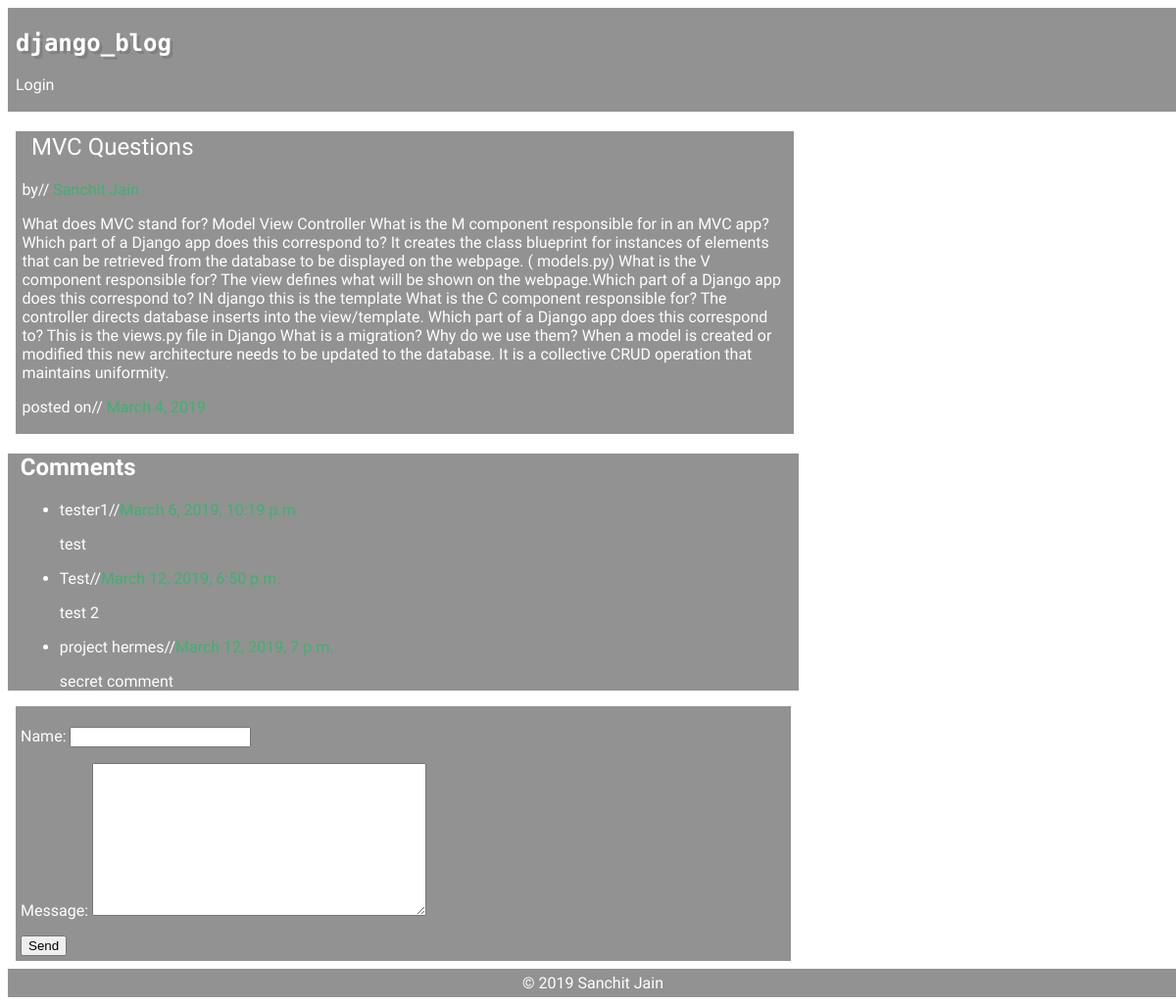
The page /home/2 on the database as committed earlier.
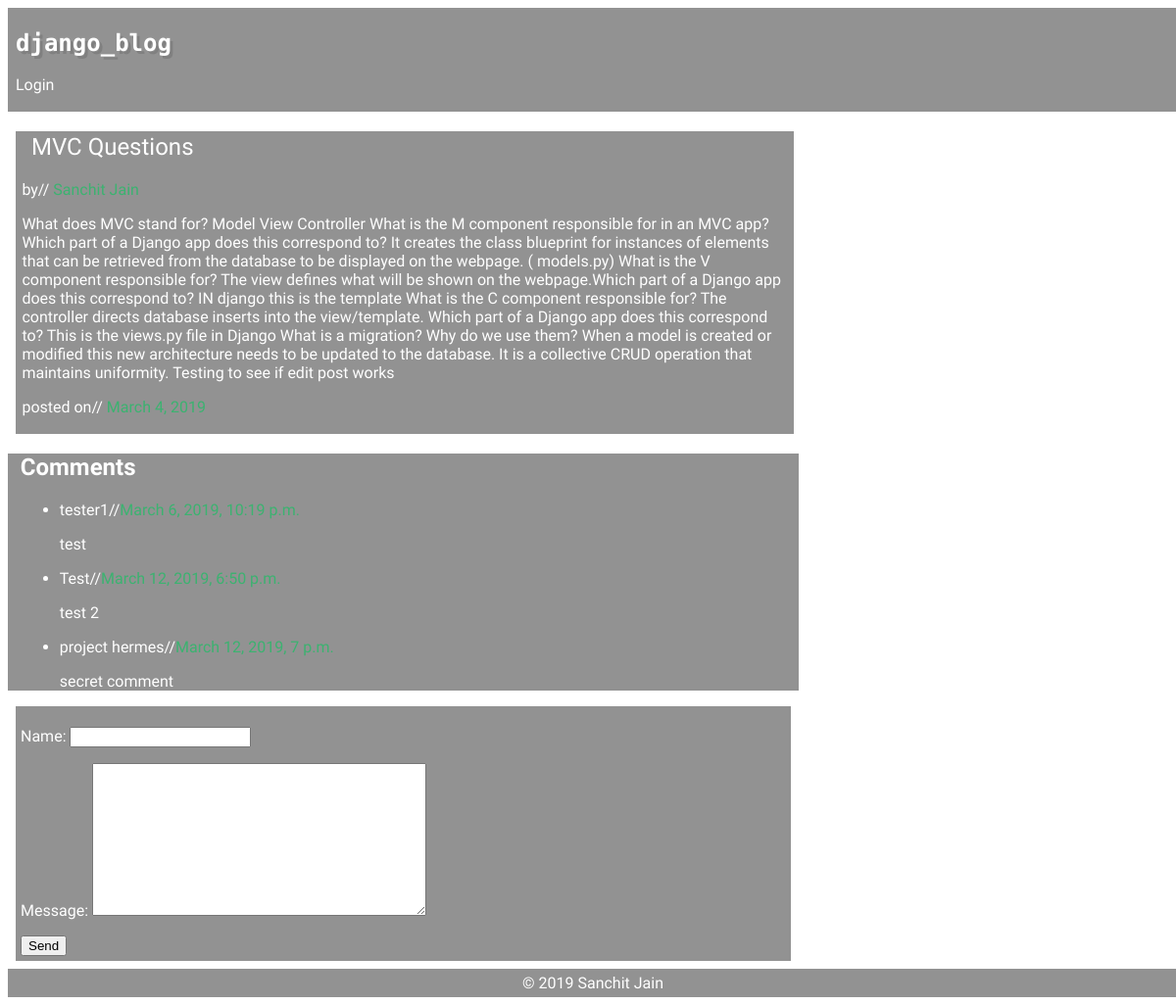
The same page on the database as committed later.
### blog/models.py (models this page shows, shortened)
class Article(models.Model):
    title = models.CharField(max_length=255)
    body = models.TextField(validators=[min_len])
    draft = models.BooleanField()
    published_date = models.DateField()
    author = models.CharField(max_length=255)
    user = models.ForeignKey(User, on_delete=models.CASCADE, related_name="poster", default=1)

class Comment(models.Model):
    name = models.CharField(max_length=255)
    created_at = models.DateTimeField(auto_now_add=True)
    message = models.TextField()
    article = models.ForeignKey(
        Article, on_delete=models.CASCADE, related_name="comments"
    )

### blog/views.py (the view)
# urls.py: path("home/<int:id>", blog_post, name="blog_post"),
def blog_post(request, id):
    item = Article.objects.get(pk=int(id))
    art_comments = item.comments.all()
    context = {
        "blog_post": item,
        "blog_com": art_comments,
        "comment_form": CommentForm(initial={"article": id}),
    }
    response = render(request, "blog_post.html", context)
    return HttpResponse(response)

### blog/forms.py
class CommentForm(ModelForm):
    class Meta:
        model = Comment
        widgets = {"article": HiddenInput()}
        fields = ["name", "message", "article"]

### blog/templates/blog_post.html (shortened to what this page needs)
{% extends 'base.html' %}
{% block content %}
    <div class='post'>
      <h2>{{ blog_post.title }}</h2>
      <p>by// <span>{{ blog_post.author }}</span> </p>
      <p class='content'>{{ blog_post.body }} </p>
      <p>posted on// <span>{{ blog_post.published_date }}</span> </p>
    </div>
    <div class="comments">
      <h2>Comments</h2>
      {% for comment in blog_com %}
        <ul>
          <li>
            <p>{{ comment.name }}//<span>{{ comment.created_at }}</span></p>
            <p class="box"> {{ comment.message }} </p>
          </li>
        </ul>
      {% endfor %}
    </div>
    <div>
      <form class="comment_form" action="{% url 'create_comment'%}" method="POST">
        {{ comment_form.as_p}}
        <input type="submit" name="submit" value="Send">
      </form>
    </div>
{% endblock %}

### blog/templates/base.html (shortened to what this page needs)
<!DOCTYPE html>
<html lang="en" dir="ltr">
  <head>
    {% load staticfiles %}
    <link rel="stylesheet" href="{% static 'css/main.css' %}" />
    <link rel="stylesheet" href="https://necolas.github.io/normalize.css/5.0.0/normalize.css">
  </head>
  <body>
    <nav>
      <h1>django_blog</h1>
    {% if request.user.is_authenticated %}
      <p>
        <a href="{% url 'logout' %}">Logout</a>
        <a href="{% url 'create_post' %}">Create</a>
      </p>
    {% else %}
      <p><a href="{% url 'login' %}">Login</a></p>
    {% endif %}
    </nav>
    <main>
      {% block content %}
      {% endblock %}
    </main>
    <footer> © 2019 Sanchit Jain </footer>
  </body>
</html>

### blog/static/css/main.css (style rules this page uses)
html { background: url('https://images.pexels.com/photos/763097/pexels-photo-763097.jpeg?auto=compress&cs=tinysrgb&dpr=2&h=750&w=1260') no-repeat center center fixed; background-size: cover; }
nav { background-color: rgba(39,39,39,0.5); color: white; text-shadow: 3px 3px gray; margin: 0 auto; padding: 0.1em 0.5em; width: 100%; }
nav h1 { font-family: 'Roboto Mono', monospace; text-transform: lowercase; }
nav p { font-family: 'ZCOOL QingKe HuangYou', cursive; text-shadow: none; }
nav > p > a { font-family: 'ZCOOL QingKe HuangYou', cursive; color: white; text-shadow: none; text-decoration: none; }
span { color: mediumseagreen; font-weight: 100; }
body { box-sizing: border-box; font-family: 'ZCOOL QingKe HuangYou', cursive; color: white; }
main { grid-template-columns: 1fr 1fr 1fr; }
.post { width: 66%; background-color: rgba(39,39,39,0.5); margin: 0.1em 0.5em; }
.front h2, .post h2 { padding: 0 0.4em; padding-top: 0.1em; font-weight: 50; }
.post { padding: 0 0.4em; padding-bottom: 0.1em; }
.content { font-family: 'Raleway', sans-serif; font-weight: lighter; }
.box { list-style-type: disc; }
.comments { background-color: rgba(39,39,39,0.5); padding: 0 0.8em; width: 66%; }
.comment_form { padding: 5px; background-color: rgba(39,39,39,0.5); margin: 0.5em 0.5em; width: 66%; }
footer { bottom: 0; background-color: rgba(39,39,39,0.5); color: white; font-weight: 300; text-align: center; padding: 5px; width: 100%; }

Rows that differ between the two databases and show on the page:
changed Article "MVC Questions": body "…operation that maintains uniformity." → "…operation that maintains uniformity. Testing to see if edit post works"
